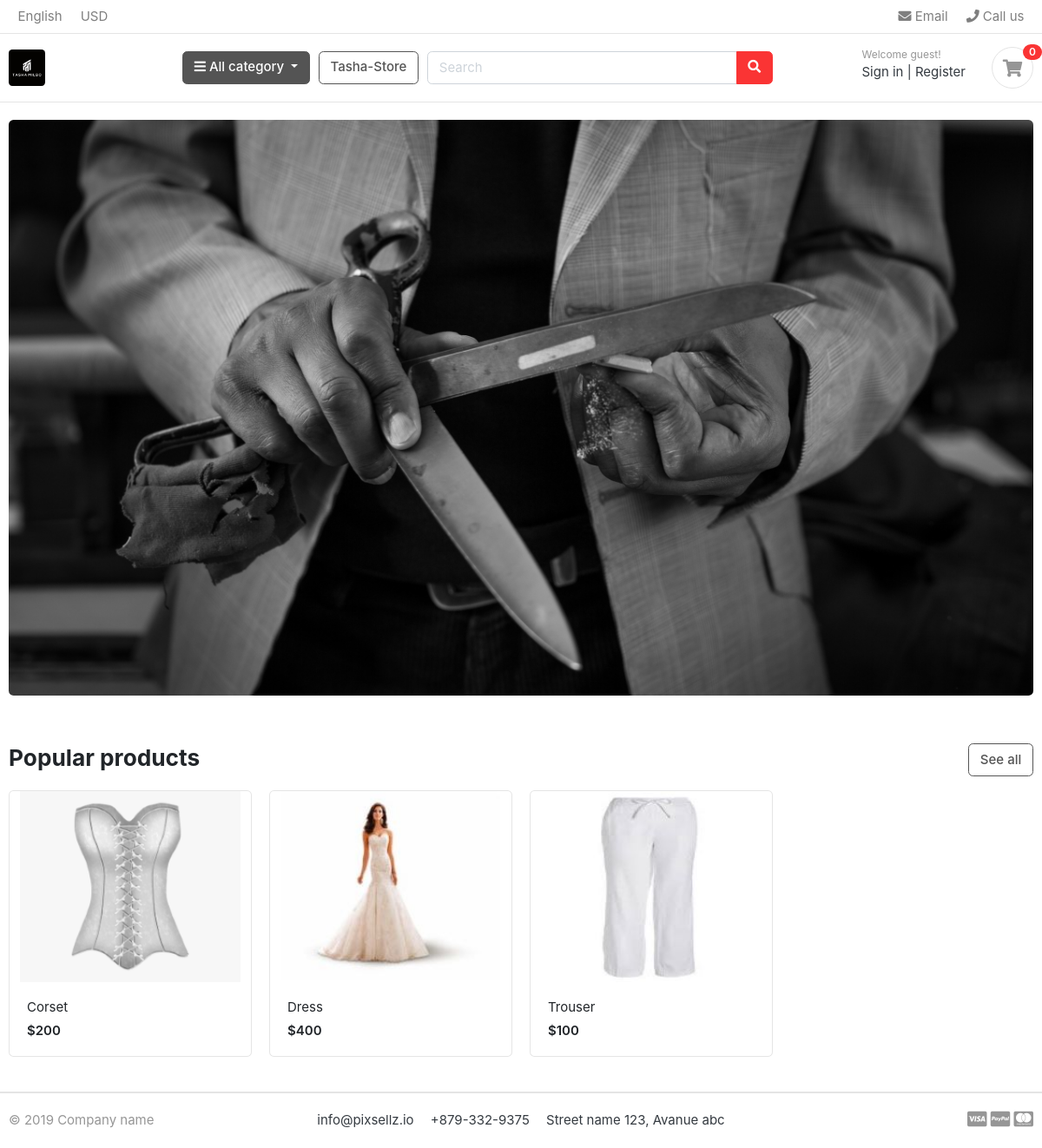
The page / on the database its author committed.
### store/models.py (models this page shows, shortened)
class Product(models.Model):
    product_name = models.CharField(max_length=200, unique=True)
    slug         = models.SlugField(max_length=200, unique=True)
    description  = models.TextField(max_length=500, blank=True)
    price        = models.IntegerField()
    images       = models.ImageField(upload_to='photos/products')
    stock        = models.IntegerField()
    is_available = models.BooleanField(default=True)
    category     = models.ForeignKey(Category, on_delete=models.CASCADE)
    create_date  = models.DateTimeField(auto_now_add=True)
    modified_date= models.DateTimeField(auto_now=True)
    def get_url(self):
        return reverse('product_detail', args=[self.category.slug, self.slug])

### greatkart/views.py (the view)
# urls.py: 2. Add a URL to urlpatterns:  path('', views.home, name='home')
def home(request):
    products = Product.objects.all().filter(is_available=True)
    context = {
    'products': products,
    }
    return render(request, 'home.html', context)

### category/context_processors.py (called while the page is built)
def menu_links(request):
    links = Category.objects.all()
    return dict(links=links)

### category/models.py (called while the page is built)
    def get_url(self):
            return reverse('products_by_category', args=[self.slug])

### templates/home.html
{% extends 'base.html' %}
{% load static %}
{% block content %}
<section class="section-intro padding-y-sm">
<div class="container">
<div class="intro-banner-wrap">
	<img src="{% static 'images/banners/banner.jpg'%}" class="img-fluid rounded">
</div>
</div>
</section>
<section class="section-name padding-y-sm">
<div class="container">
<header class="section-heading">
	<a href="{% url 'store' %}" class="btn btn-outline-secondary float-right">See all</a>
	<h3 class="section-title">Popular products</h3>
</header>
<div class="row">
	{% for product in products %}
	<div class="col-md-3">
		<div class="card card-product-grid">
			<a href="{{product.get_url}}" class="img-wrap"> <img src="{{product.images.url}}"> </a>
			<figcaption class="info-wrap">
				<a href="{{product.get_url}}" class="title">{{product.product_name}}</a>
				<div class="price mt-1">${{product.price}}</div>
			</figcaption>
		</div>
	</div>
{% endfor %}
</div>
</div>
</section>
</body>
</html>
{% endblock %}

### greatkart/static/css/ui.css (style rules this page uses)
html { font-family: "Inter", sans-serif; font-size: 15px; }
.img-wrap { text-align: center; display: block; }
.img-wrap img { max-width: 100%; }
.padding-y-sm { padding-top: 20px; padding-bottom: 20px; }
.section-heading { margin-bottom: 20px; margin-top: 15px; }
.section-title { color: #212529; }
[class*=card-product] a.title { color: #212529; display: block; }
[class*=card-product] .img-wrap { overflow: hidden; position: relative; }
[class*=card-product] .img-wrap img { height: 100%; max-width: 100%; width: auto; display: inline-block; -o-object-fit: cover; object-fit: cover; }
.card-product-grid { margin-bottom: 20px; }
.card-product-grid .img-wrap { border-radius: 0.2rem 0.2rem 0 0; height: 220px; }
.card-product-grid .info-wrap { overflow: hidden; padding: 18px 20px; }
.card .img-wrap { overflow: hidden; }
.price { font-weight: 600; color: #212529; }

### rows shown on the page
Product: images (picture), product_name "Corset", price "200"
Product: images (picture), product_name "Dress", price "400"
Product: images (picture), product_name "Trouser", price "100"
